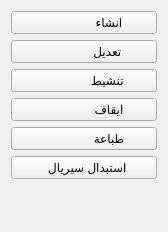
             <widget class="QWidget" name="QM_Promotion_Coupon">
              <property name="geometry">
               <rect>
                <x>0</x>
                <y>-21</y>
                <width>168</width>
                <height>232</height>
               </rect>
              </property>
              <attribute name="label">
               <string>                  كوبونات الخضم</string>
              </attribute>
              <layout class="QGridLayout" name="gridLayout_4">
               <item row="0" column="0">
                <widget class="QPushButton" name="QAct_Coupon_Add">
                 <property name="sizePolicy">
                  <sizepolicy hsizetype="Preferred" vsizetype="Preferred">
                   <horstretch>0</horstretch>
                   <verstretch>0</verstretch>
                  </sizepolicy>
                 </property>
                 <property name="minimumSize">
                  <size>
                   <width>100</width>
                   <height>0</height>
                  </size>
                 </property>
                 <property name="maximumSize">
                  <size>
                   <width>16777215</width>
                   <height>16777215</height>
                  </size>
                 </property>
                 <property name="layoutDirection">
                  <enum>Qt::RightToLeft</enum>
                 </property>
                 <property name="text">
                  <string>               انشاء</string>
                 </property>
                </widget>
               </item>
               <item row="1" column="0">
                <widget class="QPushButton" name="QAct_Coupon_Edit">
                 <property name="sizePolicy">
                  <sizepolicy hsizetype="Preferred" vsizetype="Preferred">
                   <horstretch>0</horstretch>
                   <verstretch>0</verstretch>
                  </sizepolicy>
                 </property>
                 <property name="minimumSize">
                  <size>
                   <width>100</width>
                   <height>0</height>
                  </size>
                 </property>
                 <property name="text">
                  <string>              تعديل</string>
                 </property>
                </widget>
               </item>
               <item row="4" column="0">
                <widget class="QPushButton" name="QAct_Coupon_Print">
                 <property name="sizePolicy">
                  <sizepolicy hsizetype="Preferred" vsizetype="Preferred">
                   <horstretch>0</horstretch>
                   <verstretch>0</verstretch>
                  </sizepolicy>
                 </property>
                 <property name="minimumSize">
                  <size>
                   <width>100</width>
                   <height>0</height>
                  </size>
                 </property>
                 <property name="text">
                  <string>               طباعة</string>
                 </property>
                </widget>
               </item>
               <item row="3" column="0">
                <widget class="QPushButton" name="QAct_Coupon_Deactivate">
                 <property name="sizePolicy">
                  <sizepolicy hsizetype="Preferred" vsizetype="Preferred">
                   <horstretch>0</horstretch>
                   <verstretch>0</verstretch>
                  </sizepolicy>
                 </property>
                 <property name="minimumSize">
                  <size>
                   <width>100</width>
                   <height>0</height>
                  </size>
                 </property>
                 <property name="text">
                  <string>               ايقاف</string>
                 </property>
                </widget>
               </item>
               <item row="2" column="0">
                <widget class="QPushButton" name="QAct_Coupon_Activate">
                 <property name="sizePolicy">
                  <sizepolicy hsizetype="Preferred" vsizetype="Preferred">
                   <horstretch>0</horstretch>
                   <verstretch>0</verstretch>
                  </sizepolicy>
                 </property>
                 <property name="minimumSize">
                  <size>
                   <width>100</width>
                   <height>0</height>
                  </size>
                 </property>
                 <property name="text">
                  <string>              تنشيط</string>
                 </property>
                </widget>
               </item>
               <item row="5" column="0">
                <widget class="QPushButton" name="QAct_Coupon_barcode">
                 <property name="sizePolicy">
                  <sizepolicy hsizetype="Preferred" vsizetype="Preferred">
                   <horstretch>0</horstretch>
                   <verstretch>0</verstretch>
                  </sizepolicy>
                 </property>
                 <property name="minimumSize">
                  <size>
                   <width>100</width>
                   <height>0</height>
                  </size>
                 </property>
                 <property name="text">
                  <string>  استبدال سيريال</string>
                 </property>
                </widget>
               </item>
               <item row="6" column="0">
                <spacer name="verticalSpacer_2">
                 <property name="orientation">
                  <enum>Qt::Vertical</enum>
                 </property>
                 <property name="sizeHint" stdset="0">
                  <size>
                   <width>20</width>
                   <height>29</height>
                  </size>
                 </property>
                </spacer>
               </item>
              </layout>
             </widget>
